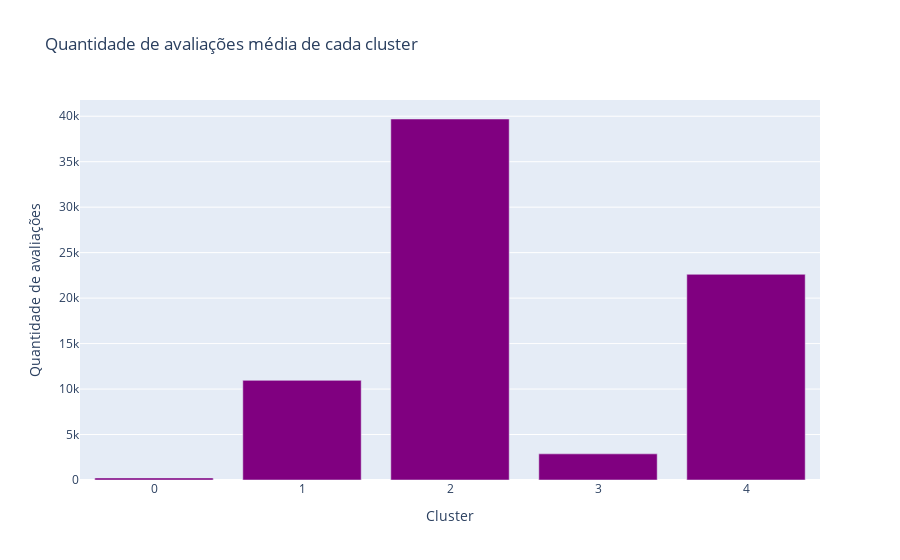

The notebook cell this image was saved under:
### Code cell
fig_avaliacoes_cluster = px.bar(agrupamento_cluster, x=agrupamento_cluster.index, y='usersrated', 
                                title='Quantidade de avaliações média de cada cluster').update_layout(
                                    yaxis_title='Quantidade de avaliações'
                                ).update_traces(marker_color='purple')
fig_avaliacoes_cluster.show()

### Figure 1 — Plotly figure (JSON) as saved in the notebook; plotly's stock layout.template omitted (floating-point values rounded to 4 significant figures)
{"data": [{"alignmentgroup": "True", "hovertemplate": "Cluster=%{x}<br>usersrated=%{y}<extra></extra>", "legendgroup": "", "marker": {"color": "purple", "pattern": {"shape": ""}}, "name": "", "offsetgroup": "", "orientation": "v", "showlegend": false, "textposition": "auto", "type": "bar", "x": [0, 1, 2, 3, 4], "xaxis": "x", "y": [222.5, 10960.0, 39690.0, 2874.0, 22620.0], "yaxis": "y"}], "layout": {"barmode": "relative", "legend": {"tracegroupgap": 0}, "title": {"text": "Quantidade de avaliações média de cada cluster"}, "xaxis": {"anchor": "y", "domain": [0, 1], "title": {"text": "Cluster"}}, "yaxis": {"anchor": "x", "domain": [0, 1], "title": {"text": "Quantidade de avaliações"}}}}
